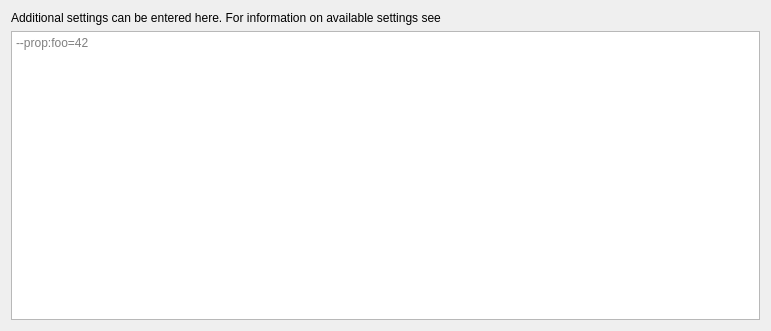
<?xml version="1.0" encoding="UTF-8"?>
<ui version="4.0">
 <class>AdditionalSettings</class>
 <widget class="SettingsSection" name="AdditionalSettings">
  <property name="geometry">
   <rect>
    <x>0</x>
    <y>0</y>
    <width>771</width>
    <height>331</height>
   </rect>
  </property>
  <property name="windowTitle">
   <string>Form</string>
  </property>
  <property name="title" stdset="0">
   <string>Additional settings</string>
  </property>
  <layout class="QVBoxLayout" name="verticalLayout">
   <item>
    <widget class="QLabel" name="label">
     <property name="text">
      <string>Additional settings can be entered here. For information on available settings see &lt;this page&gt;</string>
     </property>
     <property name="wordWrap">
      <bool>true</bool>
     </property>
     <property name="help" stdset="0">
      <bool>true</bool>
     </property>
    </widget>
   </item>
   <item>
    <widget class="QPlainTextEdit" name="plainTextEdit">
     <property name="placeholderText">
      <string>--prop:foo=42</string>
     </property>
    </widget>
   </item>
  </layout>
 </widget>
 <customwidgets>
  <customwidget>
   <class>SettingsSection</class>
   <extends>QWidget</extends>
   <header location="global">GUI/settingssection.h</header>
   <container>1</container>
  </customwidget>
 </customwidgets>
 <resources/>
 <connections/>
</ui>
